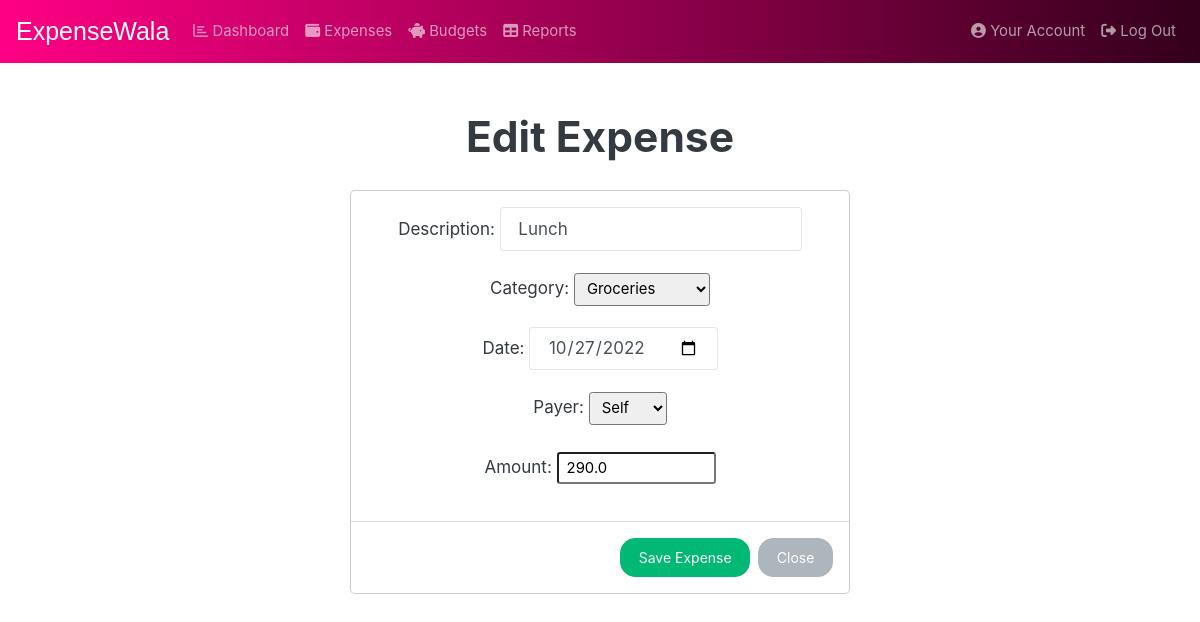
Before: /update/3 (signed in) with the older database file.
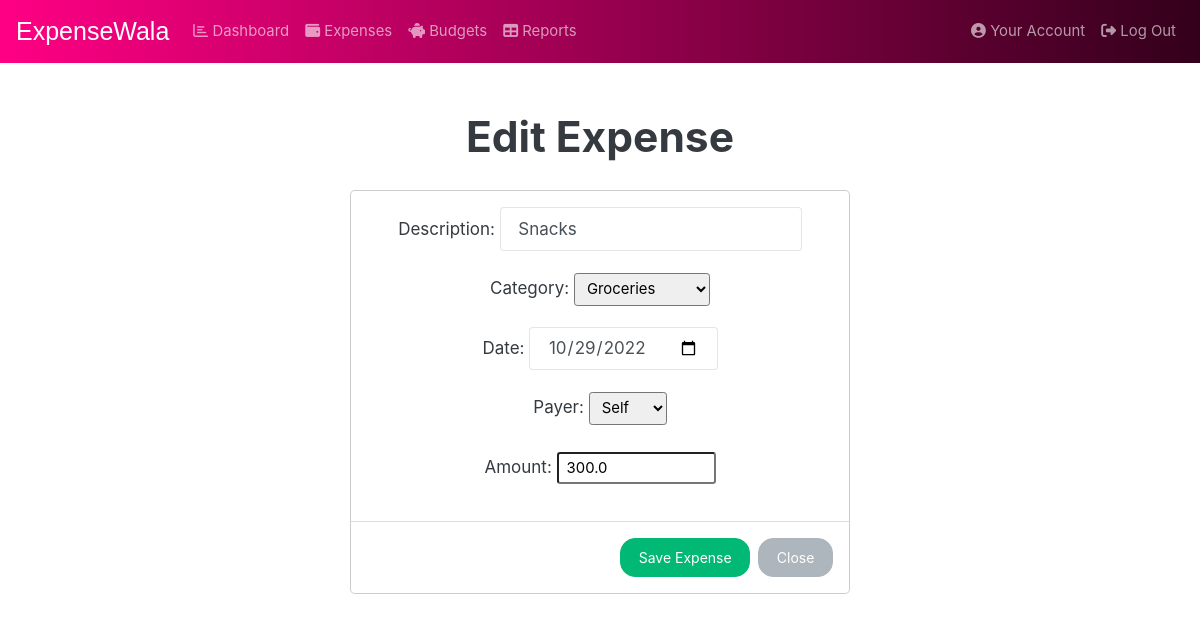
After: the same page with the newer database file.
### app.py (models this page shows, shortened)
class Expense(db.Model):
    __tablename__ = 'expense'
    id = db.Column(db.Integer, primary_key=True, autoincrement=True)
    description = db.Column(db.Text, nullable=False)
    category = db.Column(db.Text, nullable=False)
    expense_date = db.Column(db.Text, nullable=False)
    amount = db.Column(db.Float(100), nullable=False)
    payer = db.Column(db.Text, nullable=False)
    submit_time = db.Column(db.Text, nullable=False)
    user_id = db.Column(db.Integer, db.ForeignKey('users.id'))
    users = db.relationship("Users", backref=backref("users", uselist=False))

### app.py (the view)
@app.route("/update/<int:id>", methods=["GET", "POST"])
@login_required
def update(id):
    if request.method == "GET":
        data = Expense.query.filter_by(id=id).first()
        y = [data]
        return render_template('update.html', data=[data])

### app.py (called while the page is built)
def login_required(test):
    @wraps(test)
    def wrap(*args, **kwargs):
        if 'user_id' in session:
            return test(*args, **kwargs)
        else:
            return redirect(url_for('login'))
    return wrap

### templates/update.html (shortened to what the changed rows need)
<!DOCTYPE html>
<html lang="en">
<head>
    <link href="/static/css/bootstrap.min.css" rel="stylesheet">
    <link rel="stylesheet" type="text/css" href="{{ url_for('static',filename='css/style.css')}}">
    <link href="/static/css/styles.css" rel="stylesheet">
</head>
<body>
    <main class="container p-5 text-center">
<h1>Edit Expense</h1>
    <div class="modal-dialog" role="document">
        <div class="modal-content">
            <div class="modal-body">
                {% for i in data %}
                <form action="/addupdatedata/{{i.id}}" id="quickExpense" method="post" autocomplete="off">
                    <div class="form-group">
                        <label for="description" class="col-form-label">Description:</label>
                        <input type="text" class="form-control" name="description" id="description" value="{{i.description}}"
                            form="quickExpense" maxlength="200" required>
                    </div>
                    <div class="form-group">
                        <label for="category" class="col-form-label">Category:</label>
                        <select id="category" class="form-control-sm" name="category" value="{{i.category}}"  form="quickExpense" required>
                            <option value="Groceries">Groceries</option>
                        </select>
                    </div>
                    <div class="form-group">
                        <label for="date" class="col-form-label">Date:</label>
                        <input type="date" class="form-control" name="date" id="date" value="{{i.expense_date}}"
                            form="quickExpense" required>
                    </div>
                    <div class="form-group">
                        <label for="payer" class="col-form-label">Payer:</label>
                        <select id="payer" class="form-control-sm" name="payer" value="{{i.payer}}" form="quickExpense" required>
                            <option value="Self">Self</option>
                        </select>
                    </div>
                    <div class="form-group">
                        <label for="amount" class="col-form-label">Amount:</label>
                        <input type="text" class="form-control-sm" name="amount" id="amount" value="{{i.amount}}" size="10"
                            placeholder="$" required maxlength="10"
                            pattern="(?=.*?\d)^(([1-9]\d{0,2}(\d{3})*)|\d+)?(\.\d{1,2})?$"
                            title="Format must be currency value without dollar sign or commas e.g. 1, 2.50, 1500.75"
                            form="quickExpense" required>
                    </div>
                </form>
                 {% endfor %}
            </div>
        </div>
    </div>
    </main>
</body>
</html>

Changed rows visible on the page:
changed Expense "Groceries": description "Lunch" → "Snacks"; date "10/27/2022" → "10/29/2022"; amount "290.0" → "300.0"
